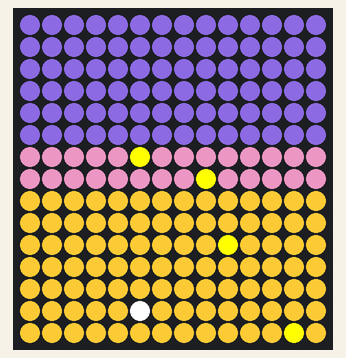
Bench run of a sketch on a simulated ESP8266 (NodeMCU). On the bench: 14×15 RGB LED matrix (first LED top left, wired row by row). What the sketch prints to the serial monitor is not drawn.

Above: at 0.1 s.

The sketch:

Layered_Light_Box_V1.0.ino
```cpp
#include <FastLED.h>

#define WIDTH 14      // How many pixels wide is your matrix
#define HEIGHT 15     // How many pixels tall is your matrix
#define NUMLEDS 210   // Calculated by multiplying width by height

int arrayColours[NUMLEDS][3] = {{103,78,167},{103,78,167},{103,78,167},{103,78,167},{103,78,167},{103,78,167},{103,78,167},{103,78,167},{103,78,167},{103,78,167},{103,78,167},{103,78,167},{103,78,167},{103,78,167},
                                 {103,78,167},{103,78,167},{103,78,167},{103,78,167},{103,78,167},{103,78,167},{103,78,167},{103,78,167},{103,78,167},{103,78,167},{103,78,167},{103,78,167},{103,78,167},{103,78,167},
                                 {103,78,167},{103,78,167},{103,78,167},{103,78,167},{103,78,167},{103,78,167},{103,78,167},{103,78,167},{103,78,167},{103,78,167},{103,78,167},{103,78,167},{103,78,167},{103,78,167},
                                 {103,78,167},{103,78,167},{103,78,167},{103,78,167},{103,78,167},{103,78,167},{103,78,167},{103,78,167},{103,78,167},{103,78,167},{103,78,167},{103,78,167},{103,78,167},{103,78,167},
                                 {103,78,167},{103,78,167},{103,78,167},{103,78,167},{103,78,167},{103,78,167},{103,78,167},{103,78,167},{103,78,167},{103,78,167},{103,78,167},{103,78,167},{103,78,167},{103,78,167},
                                 {103,78,167},{103,78,167},{103,78,167},{103,78,167},{103,78,167},{103,78,167},{103,78,167},{103,78,167},{103,78,167},{103,78,167},{103,78,167},{103,78,167},{103,78,167},{103,78,167},
                                 {194,123,160},{194,123,160},{194,123,160},{194,123,160},{194,123,160},{255,255,0},{194,123,160},{194,123,160},{194,123,160},{194,123,160},{194,123,160},{194,123,160},{194,123,160},{194,123,160},
                                 {194,123,160},{194,123,160},{194,123,160},{194,123,160},{194,123,160},{194,123,160},{194,123,160},{194,123,160},{255,255,0},{194,123,160},{194,123,160},{194,123,160},{194,123,160},{194,123,160},
                                 {241,194,50},{241,194,50},{241,194,50},{241,194,50},{241,194,50},{241,194,50},{241,194,50},{241,194,50},{241,194,50},{241,194,50},{241,194,50},{241,194,50},{241,194,50},{241,194,50},
                                 {241,194,50},{241,194,50},{241,194,50},{241,194,50},{241,194,50},{241,194,50},{241,194,50},{241,194,50},{241,194,50},{241,194,50},{241,194,50},{241,194,50},{241,194,50},{241,194,50},
                                 {241,194,50},{241,194,50},{241,194,50},{241,194,50},{241,194,50},{241,194,50},{241,194,50},{241,194,50},{241,194,50},{255,255,0},{241,194,50},{241,194,50},{241,194,50},{241,194,50},
                                 {241,194,50},{241,194,50},{241,194,50},{241,194,50},{241,194,50},{241,194,50},{241,194,50},{241,194,50},{241,194,50},{241,194,50},{241,194,50},{241,194,50},{241,194,50},{241,194,50},
                                 {241,194,50},{241,194,50},{241,194,50},{241,194,50},{241,194,50},{241,194,50},{241,194,50},{241,194,50},{241,194,50},{241,194,50},{241,194,50},{241,194,50},{241,194,50},{241,194,50},
                                 {241,194,50},{241,194,50},{241,194,50},{241,194,50},{241,194,50},{255,255,255},{241,194,50},{241,194,50},{241,194,50},{241,194,50},{241,194,50},{241,194,50},{241,194,50},{241,194,50},
                                 {241,194,50},{241,194,50},{241,194,50},{241,194,50},{241,194,50},{241,194,50},{241,194,50},{241,194,50},{241,194,50},{241,194,50},{241,194,50},{241,194,50},{255,255,0},{241,194,50}};
CRGB leds[NUMLEDS];

void setup() {
  Serial.begin(9600);
  FastLED.addLeds<NEOPIXEL, D7>(leds, NUMLEDS);

  Serial.println("Ready.");
  Serial.println("Actually ready");
}

void loop() {
  for (int i = 0; i < NUMLEDS; i++) {
    int red = arrayColours[i][0];
    int green = arrayColours[i][1];
    int blue = arrayColours[i][2];

    leds[i].setRGB(red, green, blue);
  }
  FastLED.show();
}
```
